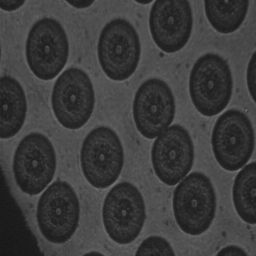
#> input picture taller_6/images/SIC.png, 256 x 256 px
$ jupyter execute etiquetado_objetos.ipynb
#> lines starting #> are read from the running program, lines starting #| are printed output that depends on the picture; after the words box and inside, x2 and y2 are one past the last pixel; in counts of white or black regions, pixels touching at a corner belong together
[cell 1]
import cv2
import matplotlib.pyplot as plt

image = cv2.imread("images/SIC.png", cv2.IMREAD_GRAYSCALE)
#> image is the input picture: shape (256, 256); min 23, max 118, mean 60.4

plt.imshow(image, cmap="gray")
plt.show()

[cell 2]
#Umbralice esta imagen de forma tal que las células del fondo sean separadas (umbral entre 55 y 70), y calcule su negativo.

#Umbralizar
retval, umbralizada = cv2.threshold(image, 67, 255, cv2.THRESH_BINARY)
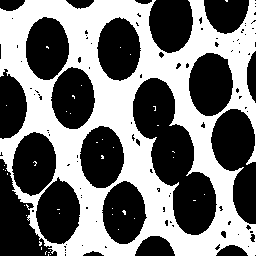
#> umbralizada: shape (256, 256); 46.2% white; 41 white regions (40 under 20 px), largest, box (x1, y1, x2, y2) and area: (0, 0, 256, 256) 30155

plt.imshow(umbralizada, cmap="gray")
plt.title("umbralizada")
plt.show()

#Calcular negativo
negativo = cv2.bitwise_not(umbralizada)

plt.imshow(negativo, cmap="gray")
plt.title("Negativa")
plt.show()

[cell 3]
#Con una máscara en cruz de 3x3, haga dilataciones para rellenar los huecos al interior de las células.
import numpy as np
from skimage.morphology import dilation, erosion, opening, closing

fp = np.array([
    [0,1,0],
    [1,1,1],
    [0,1,0]
])

dilated_image = dilation(negativo, footprint=fp)
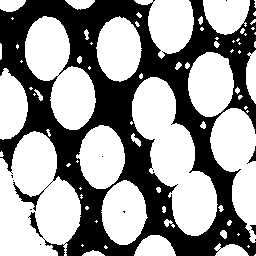
#> dilated_image: shape (256, 256); 59% white; 12 black regions (9 under 20 px), largest, box (x1, y1, x2, y2) and area: (0, 0, 256, 256) 26745, (247, 146, 256, 164) 51, (250, 225, 256, 235) 34

plt.imshow(dilated_image, cmap="gray")
plt.title("Dilatacion de la imagen negativa")
plt.show()

[cell 4]
#Cambie de máscaras: se utilizarán ahora máscaras lineales (oblicuas). Utilice las mismas máscaras oblicuas creadas en el punto de apertura y cierre de este taller. Con el operador de erosión, separe las diferentes células

from skimage.morphology import dilation, erosion, opening, closing

fp_diagonal_1 = np.array([
    [0,0,1],
    [0,1,0],
    [1,0,0]
])

fp_diagonal_2 = np.array([
    [1,0,0],
    [0,1,0],
    [0,0,1]
])

fp_horizontal = np.array([
    [1,1,1]
])

fp_vertical = np.array([
    [1],
    [1],
    [1]
])

#Con el operador de erosión, separe las diferentes células

# 10 erosiones con la máscara /
eroded_image = erosion(dilated_image, footprint=fp_diagonal_1)
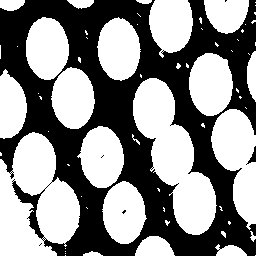
#> eroded_image: shape (256, 256); 53.9% white; 6 black regions (4 under 20 px), largest, box (x1, y1, x2, y2) and area: (0, 0, 256, 256) 30128, (246, 146, 256, 165) 67
for i in range(9):
    eroded_image = erosion(eroded_image, footprint=fp_diagonal_1)
#> this loop made 9 passes
#> pass 1, `eroded_image = erosion(eroded_image, footprint=fp_diagonal_1)`:
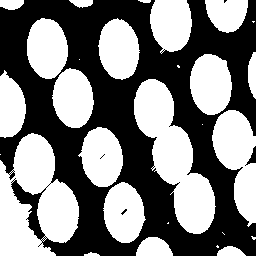
#> eroded_image: shape (256, 256); 49.5% white; 28 white regions (9 under 20 px), largest, box (x1, y1, x2, y2) and area: (0, 133, 79, 256) 6347, (134, 79, 216, 234) 5668, (212, 110, 256, 227) 3035
#> after the loop:
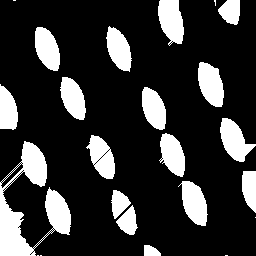
#> eroded_image: shape (256, 256); 20.7% white; 23 white regions (6 under 20 px), largest, box (x1, y1, x2, y2) and area: (0, 141, 71, 256) 3106, (158, 0, 184, 46) 875, (220, 118, 256, 162) 857

plt.imshow(eroded_image, cmap="gray")
plt.title("Separación de células por erosión oblicua: 10 erosiones")
plt.show()

# 6 erosiones con la máscara \
for i in range(6):
    eroded_image = erosion(eroded_image, footprint=fp_diagonal_2)
#> this loop made 6 passes
#> pass 1, `eroded_image = erosion(eroded_image, footprint=fp_diagonal_2)`:
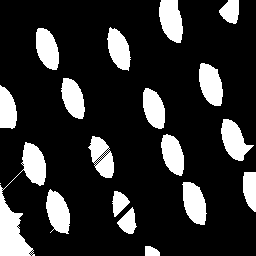
#> eroded_image: shape (256, 256); 18.3% white; 19 white regions (1 under 20 px), largest, box (x1, y1, x2, y2) and area: (0, 142, 46, 256) 1970, (159, 0, 183, 43) 786, (199, 63, 223, 106) 762
#> pass 2, `eroded_image = erosion(eroded_image, footprint=fp_diagonal_2)`:
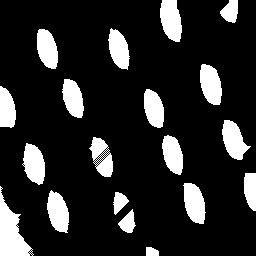
#> eroded_image: shape (256, 256); 16.2% white; 19 white regions, largest, box (x1, y1, x2, y2) and area: (0, 186, 34, 256) 1132, (160, 0, 182, 42) 708, (200, 64, 222, 105) 679
#> pass 3, `eroded_image = erosion(eroded_image, footprint=fp_diagonal_2)`:
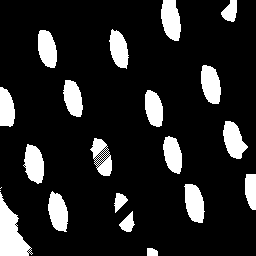
#> eroded_image: shape (256, 256); 14.2% white; 21 white regions (2 under 20 px), largest, box (x1, y1, x2, y2) and area: (0, 192, 33, 256) 1077, (161, 0, 181, 41) 630, (201, 65, 221, 104) 599
#> after the loop:
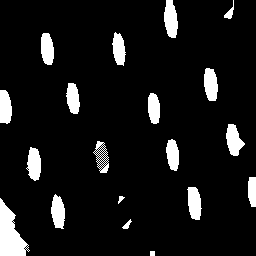
#> eroded_image: shape (256, 256); 8.8% white; 19 white regions

plt.imshow(eroded_image, cmap="gray")
plt.title("Separación de células por erosión oblicua")
plt.show()

[cell 5]
#Etiquete la imagen y visualice el resultado. Determine cuántas células enteras fueron detectadas

from skimage.measure import label, regionprops

connected_components = label(eroded_image, background=0, connectivity=2)
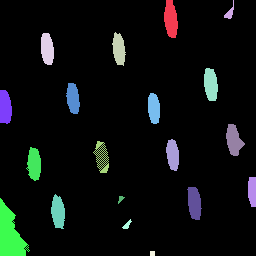
#> connected_components: shape (256, 256) int64; 20 distinct labels, from 0 to 19; one colour per label, 0 black

plt.imshow(connected_components, cmap="gray")
plt.title("Componentes conexos")
plt.show()

regions = regionprops(connected_components)
#> regions = 19 regions; largest, box (x1, y1, x2, y2) and area: (0, 198, 30, 256) 966, (164, 0, 178, 38) 403, (226, 124, 245, 156) 377, (204, 68, 218, 101) 372, (187, 187, 202, 220) 369

for r in regions:
    print("objeto: ",r.label) # 19 objetos en total incluyendo el fondo
#> this loop made 19 passes
#| objeto:  1
#| objeto:  2
#| objeto:  3
#| objeto:  4
#| objeto:  5
#| objeto:  6
#| objeto:  7
#| objeto:  8
#> (further printed lines are left out)

$ run again, with taller_6/images/ANGIO.png copied over taller_6/images/SIC.png
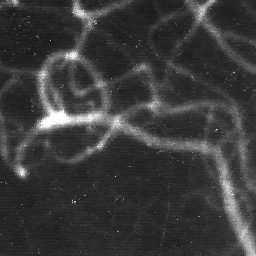
#> input picture taller_6/images/ANGIO.png, 256 x 256 px
#> image is the input picture: shape (256, 256); min 20, max 255, mean 58.9
#> `retval, umbralizada = cv2.threshold(image, 67, 255, cv2.THRESH_BINARY)`:
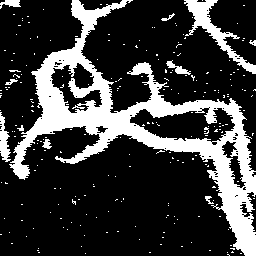
#> umbralizada: shape (256, 256); 23.3% white; 236 white regions (225 under 20 px), largest, box (x1, y1, x2, y2) and area: (9, 0, 256, 256) 12847, (184, 0, 256, 74) 1141, (0, 112, 11, 162) 299
#> dilated_image: shape (256, 256); 82.7% white; 36 black regions (26 under 20 px), largest, box (x1, y1, x2, y2) and area: (11, 0, 256, 256) 9903, (186, 0, 256, 73) 791, (0, 131, 9, 161) 166
#> `connected_components = label(eroded_image, background=0, connectivity=2)`:
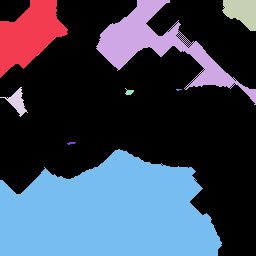
#> connected_components: shape (256, 256) int64; 9 distinct labels, from 0 to 8; one colour per label, 0 black
#> regions = 8 regions; box (x1, y1, x2, y2) and area: (0, 149, 222, 256) 17758, (96, 0, 256, 105) 4272, (0, 0, 68, 78) 2990, (222, 0, 256, 31) 739, (0, 87, 28, 117) 283, (125, 88, 134, 95) 36, (67, 142, 76, 145) 17, (176, 89, 182, 91) 8
#> the loop `for r in regions:` made 8 passes
#| objeto:  1
#| objeto:  2
#| objeto:  3
#| objeto:  4
#| objeto:  5
#> (further printed lines are left out)
